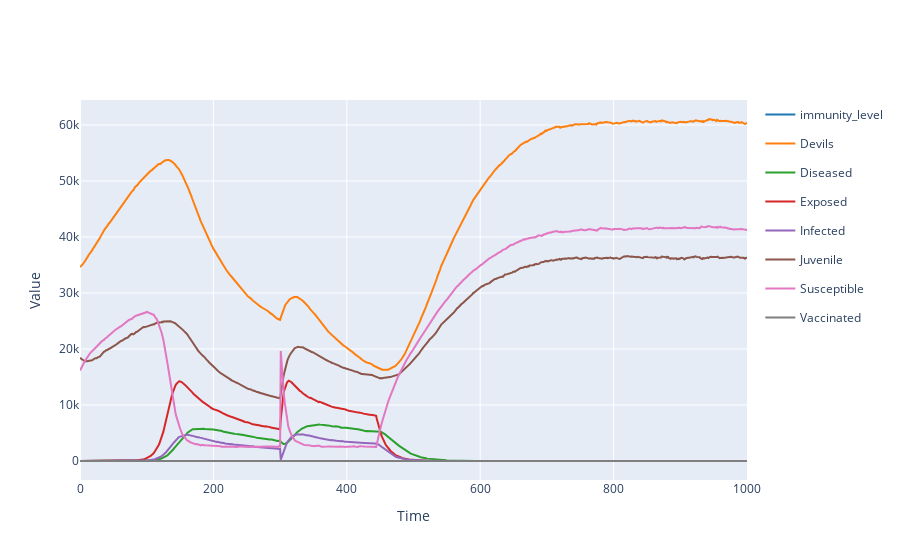

Notebook cell for this chart:
### Code cell
Saved_Results.plotplotly()

### Figure 1 — Plotly figure (JSON) as saved in the notebook; plotly's stock layout.template omitted (floating-point values rounded to 4 significant figures; data arrays with more than 128 entries replaced by an {"elided": "..."} marker saying what was removed)
{"data": [{"legendgroup": "immunity_level", "line": {"color": "#1f77b4"}, "mode": "lines", "name": "immunity_level", "type": "scatter", "x": {"elided": "1001 int values"}, "y": {"elided": "1001 float values"}}, {"legendgroup": "Devils", "line": {"color": "#ff7f0e"}, "mode": "lines", "name": "Devils", "type": "scatter", "x": {"elided": "1001 int values"}, "y": {"elided": "1001 int values"}}, {"legendgroup": "Diseased", "line": {"color": "#2ca02c"}, "mode": "lines", "name": "Diseased", "type": "scatter", "x": {"elided": "1001 int values"}, "y": {"elided": "1001 int values"}}, {"legendgroup": "Exposed", "line": {"color": "#d62728"}, "mode": "lines", "name": "Exposed", "type": "scatter", "x": {"elided": "1001 int values"}, "y": {"elided": "1001 int values"}}, {"legendgroup": "Infected", "line": {"color": "#9467bd"}, "mode": "lines", "name": "Infected", "type": "scatter", "x": {"elided": "1001 int values"}, "y": {"elided": "1001 int values"}}, {"legendgroup": "Juvenile", "line": {"color": "#8c564b"}, "mode": "lines", "name": "Juvenile", "type": "scatter", "x": {"elided": "1001 int values"}, "y": {"elided": "1001 int values"}}, {"legendgroup": "Susceptible", "line": {"color": "#e377c2"}, "mode": "lines", "name": "Susceptible", "type": "scatter", "x": {"elided": "1001 int values"}, "y": {"elided": "1001 int values"}}, {"legendgroup": "Vaccinated", "line": {"color": "#7f7f7f"}, "mode": "lines", "name": "Vaccinated", "type": "scatter", "x": {"elided": "1001 int values"}, "y": {"elided": "1001 int values"}}], "layout": {"showlegend": true, "title": {"text": ""}, "xaxis": {"title": {"text": "Time"}}, "yaxis": {"title": {"text": "Value"}}}}
